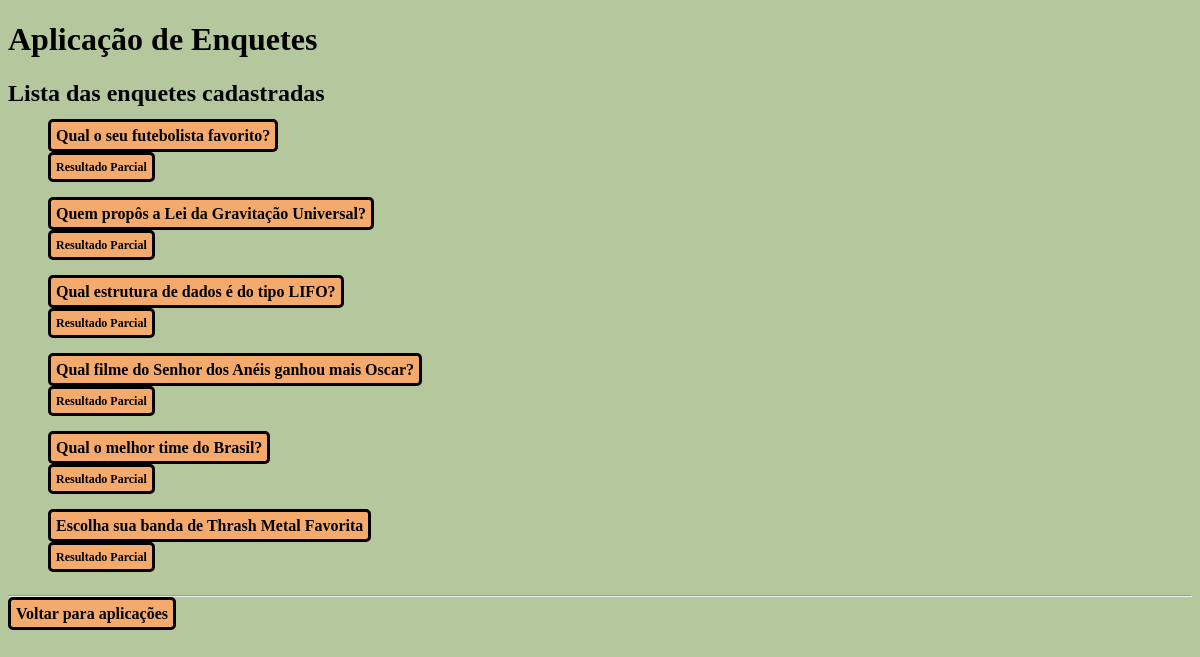
Screenshot of /polls/ with the database file from the repository.
### polls/models.py (models this page shows, shortened)
class Question(models.Model):
    question_text = models.CharField(max_length=200)
    pub_date = models.DateTimeField('Data de publicação')
    def was_published_recently(self):
        return self.pub_date >= timezone.now() - datetime.timedelta(days=1)
    was_published_recently.admin_order_field = 'pub_date'
    was_published_recently.boolean = True
    was_published_recently.short_description = 'Recente?'

### polls/views.py (the view)
# urls.py: path('', views.index, name='index'),
def index(request ):
    latest_question_list = Question.objects.order_by('-pub_date')[:10]
    context = {'latest_question_list': latest_question_list}
    return render(request, 'polls/index.html', context)

### polls/templates/polls/index.html
{% extends "polls/base.html" %}
{% block content %}
    {% if latest_question_list %}
        <h2>Lista das enquetes cadastradas</h2>
        <ul class="questions-all">
        {% for question in latest_question_list %}
            <li class="question"><a href="{% url 'polls:detail' question.id %}">
                {{ question.question_text }}</a></li>
            <li class="parcial"><a href="{% url 'polls:results' question.id %}">
                Resultado Parcial
            </a></li>
        {% endfor %}
        </ul>
    {% else %}
        <p>Nenhuma questao disponivel</p>
    {% endif %}
    <hr>
    <a href= "{%url 'root:index' %}">Voltar para aplicações</a>
{% endblock %}

### static/polls/css/style.css (style rules this page uses)
a { text-decoration:none; background-color: rgb(245, 170, 109); color: black; font-weight: bold; border-radius: 5px; border-style: solid; padding: 5px; }
body { background-color: rgb(181, 200, 157); }
.questions-all { list-style-type: none; }
.question { margin-bottom: 15px; }
.parcial { margin: 0 0 30px 0; font-size: 12px; }

### rows the page displays
Question: question_text "Qual o seu futebolista favorito?"
Question: question_text "Quem propôs a Lei da Gravitação Universal?"
Question: question_text "Qual estrutura de dados é do tipo LIFO?"
Question: question_text "Qual filme do Senhor dos Anéis ganhou mais Oscar?"
Question: question_text "Qual o melhor time do Brasil?"
Question: question_text "Escolha sua banda de Thrash Metal Favorita"
